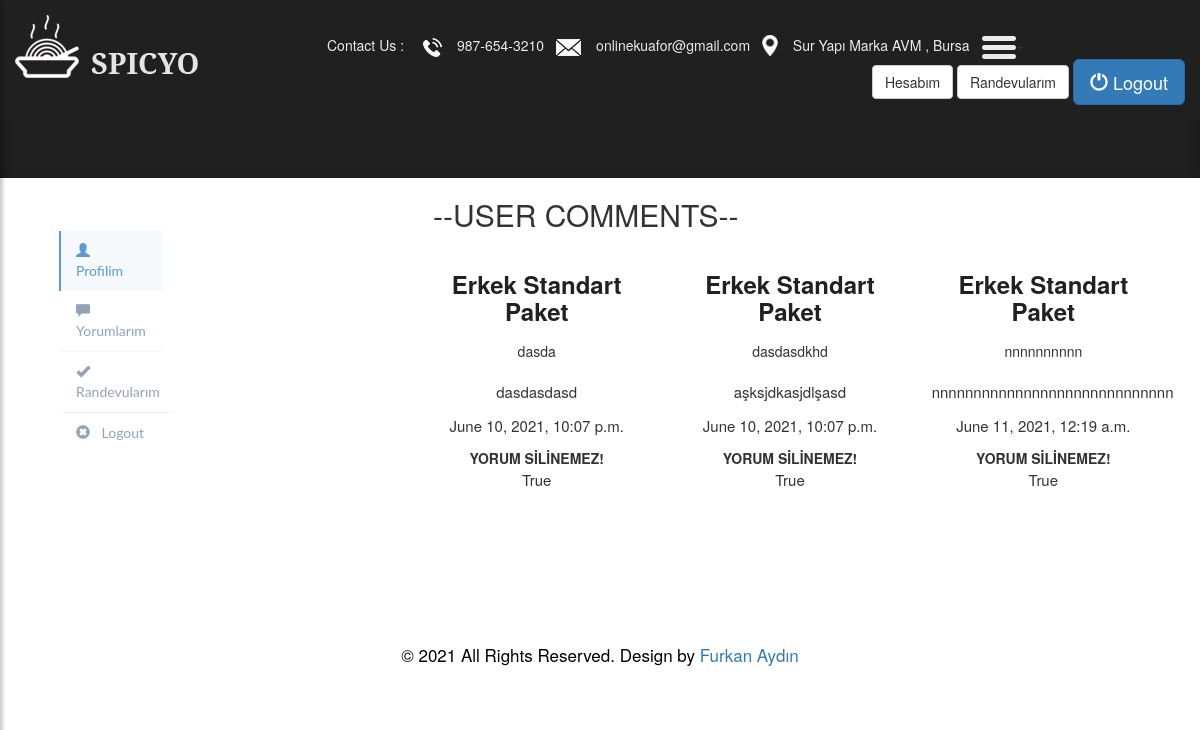
The page /user/comments/ (signed in) on the database as committed earlier.
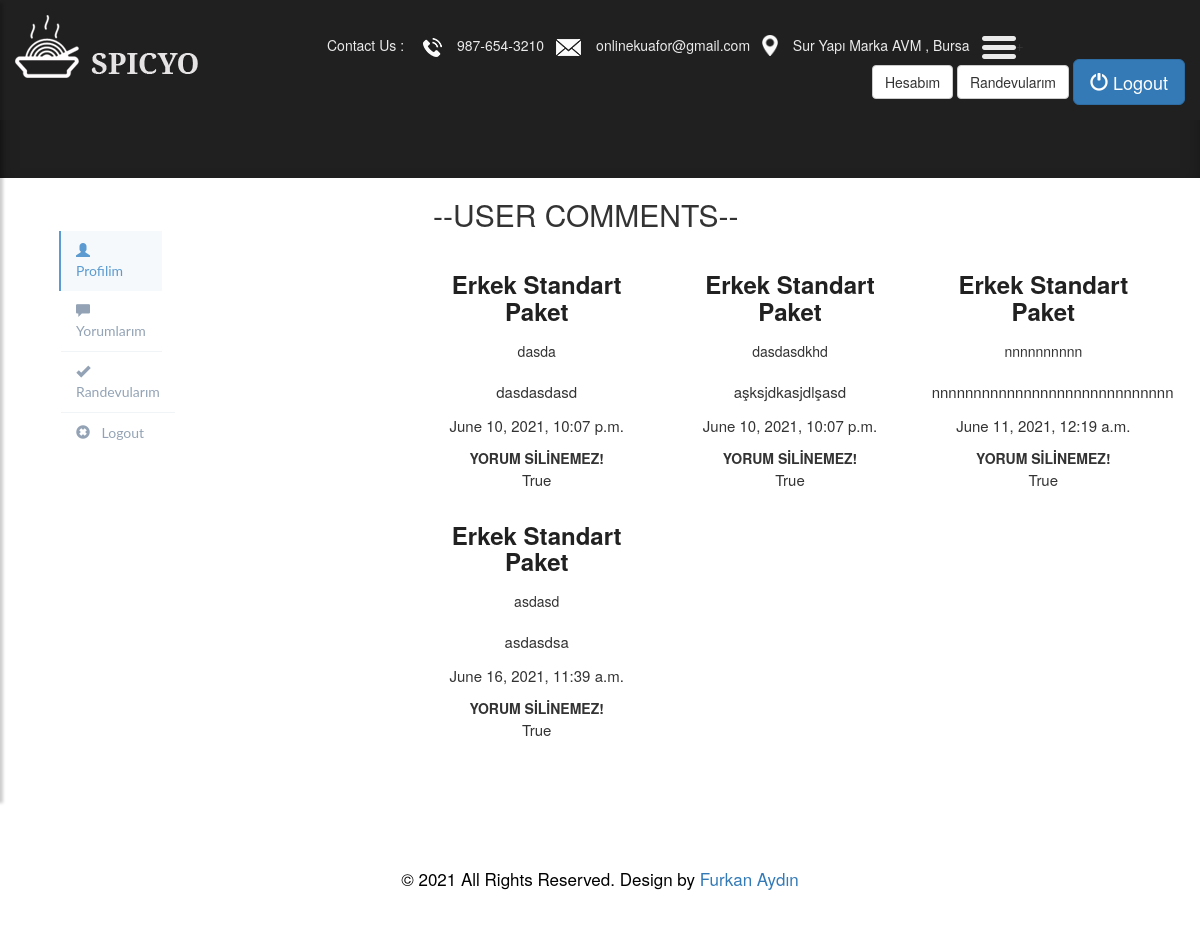
The same page on the database as committed later.
### service/models.py (models this page shows, shortened)
class Comment(models.Model):
     STATUS = (
         ('New','Yeni'),
         ('True','Evet'),
         ('False','Hayır'),
     )
     service = models.ForeignKey(Service,on_delete=models.CASCADE)
     user=models.ForeignKey(User,on_delete=models.CASCADE)
     subject = models.CharField(max_length=20, blank=True)
     comment = models.TextField(max_length=200)
     status = models.CharField(max_length=10,choices=STATUS,default='New')
     ip = models.CharField(blank=True,max_length=20)
     create_at = models.DateTimeField(auto_now_add=True)
     update_at = models.DateTimeField(auto_now=True)

class Service(models.Model):
        STATUS = (
            ('New', 'New'),
            ('True', 'True'),
            ('False', 'False'),
        )
        category = models.ForeignKey(Category, on_delete=models.CASCADE)
        title = models.CharField(max_length=30)
        keyword = models.CharField(max_length=255)
        description = models.CharField(max_length=255)
        image = models.ImageField(blank=True, upload_to='images/')
        price = models.FloatField()
        status = models.CharField(max_length=10, choices=STATUS)
        slug = models.SlugField(blank=True,max_length=150)
        detail = RichTextUploadingField()
        create_at = models.DateTimeField(auto_now_add=True)
        update_at = models.DateTimeField(auto_now=True)

### user/views.py (the view)
# urls.py: path('comments/', views.user_comments, name='user_comments'),
@login_required(login_url="/login")
def user_comments(request):
    category = Category.objects.all()
    setting = Setting.objects.get(pk=1)
    current_user = request.user
    comments = Comment.objects.filter(user_id=current_user.id)
    context = {
        'category': category,
        'comments': comments,
        'setting':setting,
    }
    return render(request, 'user_comments.html', context)

### user/templates/user_comments.html (shortened to what this page needs)
{% extends "homebase.html" %}
{% block slider %}
{% include "slider.html" %}
{% endblock %}
{% block content %}
    <div class="section">
            <div class="container">
                <div class="row">
                    <div class="col-md-4">
                            {% include "user_panel.html" %}
            </div>
                <div class="col-md-8">
                    <div class="section-title">
                        <h2>--User Comments--</h2>
                    </div>
                    <div class="row text-center">
                        {% for rs in comments %}
                        <div class="col-md-4 col-sm-6 col-xs-12">
                           <div class="service-widget">
                                <h3><a href="/service/{{ rs.service.id }}/{{ rs.service.slug }}"><b>{{ rs.service.title }}</b></a></h3>
                                <h5>{{ rs.subject }}</h5>
                               <p>{{ rs.comment }}</p>
                               <p>{{ rs.create_at }}</p>
                               {% if rs.status == 'New' %}
                                            <td><a class="primary-btn" href="/user/deletecomment/{{ rs.id }}" onclick="return confirm('Yorum Silinecek! Emin misiniz?')"> Sil </a></td>
                                        {% else %}
                                        <td><b>YORUM SİLİNEMEZ!</b></td>
                                        {% endif %}
                               <p>{{ rs.status }}</p>
                            </div>
                        </div>
                        {% endfor %}
                    </div>
    </div>
                </div>
            </div>
            </div>
{% endblock %}

Rows that differ between the two databases and show on the page:
added Comment: service "Erkek Standart Paket", subject "asdasd", comment "asdasdsa", create_at "June 16, 2021, 11:39 a.m.", shows "YORUM SİLİNEMEZ!", status "True"
